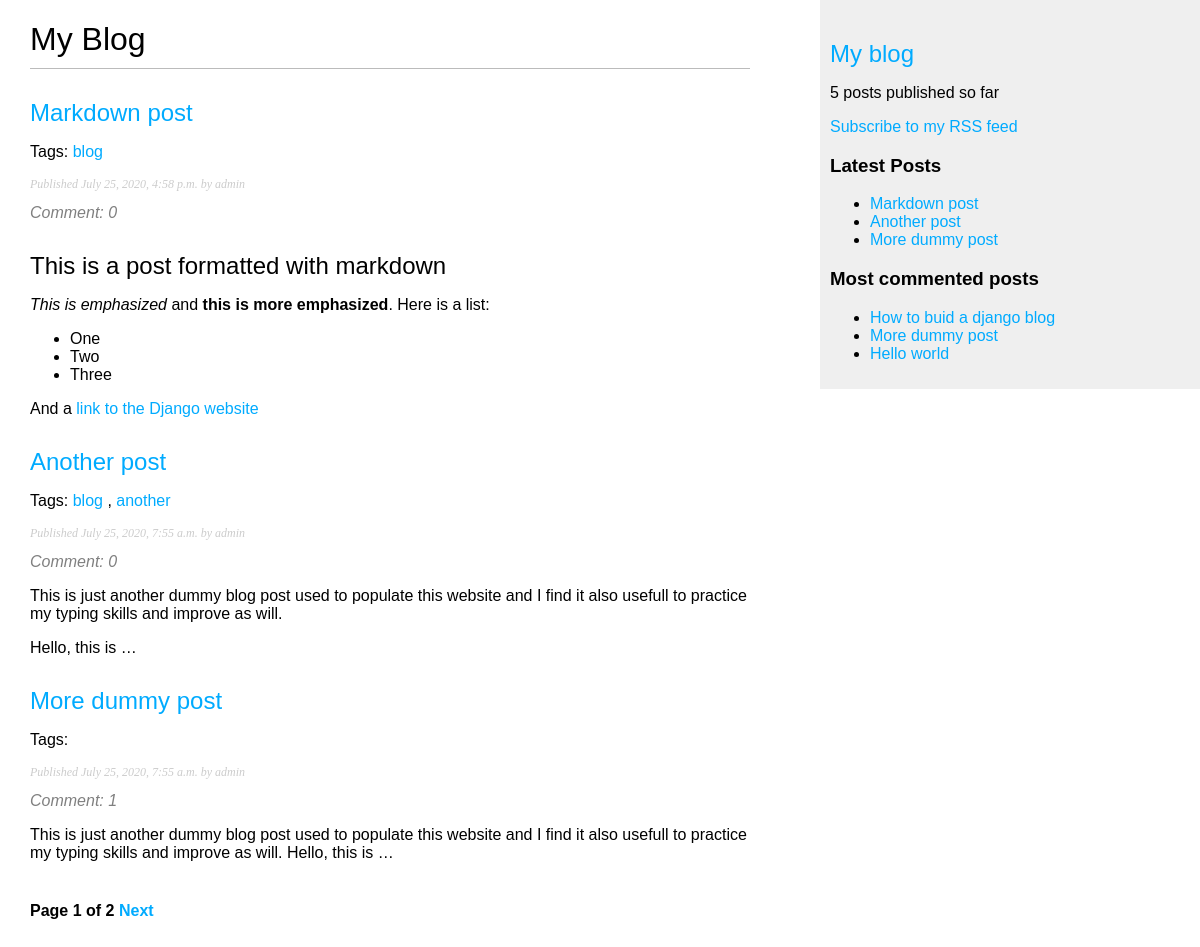
Screenshot of /blog/ with the database file from the repository.
### blog/models.py (models this page shows, shortened)
class Post(models.Model):
    objects = models.Manager()  # the default manager
    published = PublishedManager()  # the newly created manager
    tags = TaggableManager()
    def get_absolute_url(self):
        return reverse('blog:post_detail', args=[self.publish.year, self.publish.month, self.publish.day, self.slug])
    STATUS_CHOICES = (
        ('draft', 'Draft'),
        (('published', 'Published')),
    )
    title = models.CharField(max_length=250)
    slug = models.SlugField(max_length=250, unique_for_date='publish')
    author = models.ForeignKey(
        User, on_delete=models.CASCADE, related_name='blog_posts')
    body = models.TextField()
    publish = models.DateTimeField(default=timezone.now)
    created = models.DateTimeField(auto_now_add=True)
    updated = models.DateTimeField(auto_now=True)
    status = models.CharField(
        max_length=10, choices=STATUS_CHOICES, default='draft')
    class Meta:
        ordering = ('-publish',)

### blog/views.py (the view)
# urls.py: path('', views.post_list, name='post_list'),
def post_list(request, tag_slug=None):
    object_list = Post.published.all()
    tag = None
    if tag_slug:
        tag = get_object_or_404(Tag, slug=tag_slug)
        object_list = object_list.filter(tags__in=[tag])
    paginator = Paginator(object_list, 3)
    page = request.GET.get('page')
    try:
        posts = paginator.page(page)
    except PageNotAnInteger:
        posts = paginator.page(1)
    except EmptyPage:
        posts = paginator.page(paginator.num_pages)
    return render(request, 'blog/post/list.html', {'page': page, 'posts': posts, 'tag': tag})

### blog/models.py (called while the page is built)
    def get_queryset(self):
        return super(PublishedManager, self).get_queryset().filter(status='published')

### blog/templatetags/blog_tags.py (called while the page is built)
@register.simple_tag
def get_most_commented_posts(count=3):
    return Post.published.annotate(total_comments=Count('comments')).order_by('-total_comments')[:count]

@register.simple_tag
def total_posts():
    return Post.published.count()

@register.inclusion_tag('blog/post/latest_posts.html')
def show_latest_posts(count=2):
    latest_posts = Post.published.order_by('-publish')[:count]
    return {'latest_posts': latest_posts}

@register.filter(name='markdown')
def markdown_format(text):
    return mark_safe(markdown.markdown(text))

### blog/templates/blog/post/list.html (shortened to what this page needs)
{% extends "blog/base.html" %}
{% load blog_tags %}
{% block content %}
<h1>My Blog</h1>
 {% for post in posts %}
<h2>
  <a href="{{ post.get_absolute_url}} ">
    {{ post.title}}
  </a>
</h2>
<p class="tags">
  Tags: {% for tag in post.tags.all %}
  <a href="{% url 'blog:post_list_by_tag' tag.slug %} ">
    {{tag.name}}
  </a>
  {% if not forloop.last %}, {%endif%} {%endfor%}
</p>
<p class="date">
  Published {{ post.publish}} by {{post.author}}
</p>
<span style="color: gray; font-style: italic;">Comment: {{post.comments.count}} </span>
{{post.body|markdown|truncatewords_html:30}}
{%endfor%}
{% include "pagination.html" with page=posts%}
{%endblock%}

### blog/templates/blog/base.html (shortened to what this page needs)
{% load blog_tags %} {% load static %}
<!DOCTYPE html>
<html lang="en">
  <head>
    <link rel="stylesheet" href="{% static 'css/blog.css' %} " />
  </head>
  <body>
    <div id="content">
      {% block content %} {% endblock %}
    </div>
    <div id="sidebar">
      <h2>
        <a href="{% url 'blog:post_list' %} ">My blog</a>
      </h2>
      <p>{% total_posts %} posts published so far</p>
      <p>
        <a href="{% url 'blog:post_feed' %} ">Subscribe to my RSS feed</a>
      </p>
      <h3>Latest Posts</h3>
      {% show_latest_posts 3 %}
      <h3>Most commented posts</h3>
      {% get_most_commented_posts as most_commented %}
      <ul>
        {% for post in most_commented %}
        <li>
          <a href=" {{post.get_absolute_url}} ">{{post.title}}</a>
        </li>
        {%endfor%}
      </ul>
    </div>
  </body>
</html>

### blog/templates/pagination.html (shortened to what this page needs)
<div class="pagination">
  <span class="step-links">
    <span class="current">
      Page {{page.number}} of {{page.paginator.num_pages}}
    </span>
    {% if page.has_next %}
    <a href="?page={{page.next_page_number}}">Next</a>
    {%endif%}
  </span>
</div>

### blog/templates/blog/post/latest_posts.html
<ul>
  {% for post in latest_posts %}
  <li>
    <a href=" {{post.get_absolute_url}} "> {{post.title}} </a>
  </li>
  {% endfor %}
</ul>

### blog/static/css/blog.css (style rules this page uses)
body { margin: 0; padding: 0; font-family: helvetica, sans-serif; }
a { color: #00abff; text-decoration: none; }
h1 { font-weight: normal; border-bottom: 1px solid #bbb; padding: 0 0 10px 0; }
h2 { font-weight: normal; margin: 30px 0 0; }
#content { float: left; width: 60%; padding: 0 0 0 30px; }
#sidebar { float: right; width: 30%; padding: 10px; background: #efefef; height: 100%; }
p.date { color: #ccc; font-family: georgia, serif; font-size: 12px; font-style: italic; }
.pagination { margin: 40px 0; font-weight: bold; }

### rows the page displays
Post: title "Markdown post", publish "July 25, 2020, 4:58 p.m.", author "admin", comments.count "0", body "This is a post formatted with markdown This is emphasized and this is more emphasized . Here is a list: One Two Three And a link to the Django website"
Tag: name "blog"
Post: title "Another post", publish "July 25, 2020, 7:55 a.m.", author "admin", comments.count "0", body "This is just another dummy blog post used to populate this website and I find it also usefull to practice my typing skills and improve as will. Hello, this is …"
Tag: name "another"
Post: title "More dummy post", publish "July 25, 2020, 7:55 a.m.", author "admin", comments.count "1", body "This is just another dummy blog post used to populate this website and I find it also usefull to practice my typing skills and improve as will. Hello, this is …"
Post: title "How to buid a django blog"
Post: title "Hello world"

### other values shown
{{ page.number }} "1"
{{ page.paginator.num_pages }} "2"
